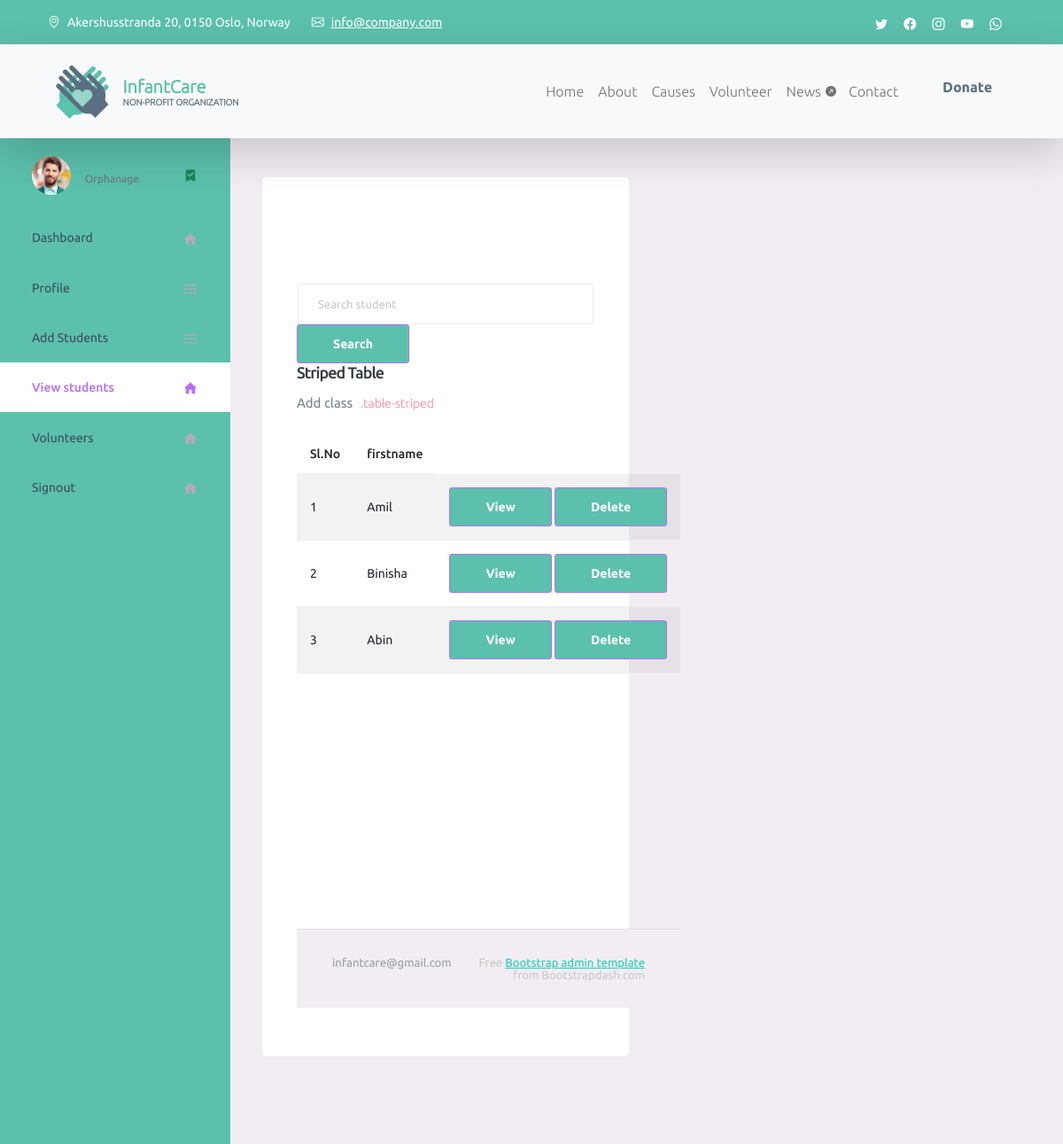
The app's page /InfantCare/view_student3.php, older data.
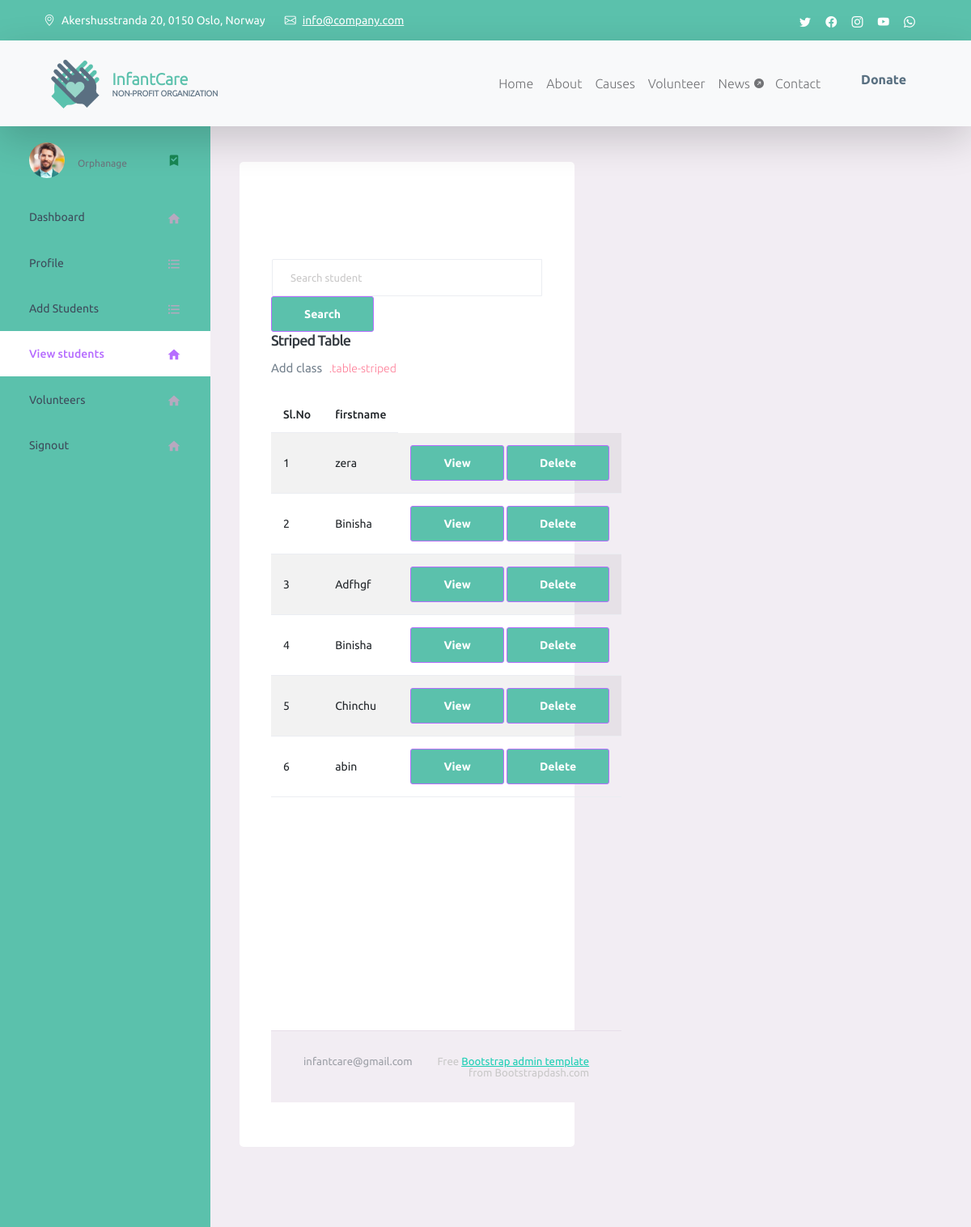
The same page, newer data.
### tables this page shows
CREATE TABLE `student` (
  `id` int(30) NOT NULL,
  `firstname` varchar(50) NOT NULL,
  `lastname` varchar(50) NOT NULL,
  `age` int(30) NOT NULL,
  `gender` varchar(50) NOT NULL,
  `orpanage_id` varchar(200) NOT NULL,
  `photo` varchar(50) NOT NULL
);

### InfantCare/view_student3.php (the view, shortened to what this page needs)
<!DOCTYPE html>
<?php
require_once 'config.php';
  include "o.php";?>
<html lang="en">
  <head>
    <link rel="stylesheet" href="assets/vendors/mdi/css/materialdesignicons.min.css">
    <link rel="stylesheet" href="assets/vendors/css/vendor.bundle.base.css">
    <link rel="stylesheet" href="assets/css/style.css">
  </head>
  <body>
              </div>
                 <div class="card">
                  <div class="card-body">
            <div class="input-group">
                <input type="text" id="searchInput" class="form-control" placeholder="Search student" onkeyup="searchstudent()">
                <div class="input-group-append">
                    <button class="btn btn-primary" type="button">Search</button>
                    <h4 class="card-title">Striped Table</h4>
                    <p class="card-description"> Add class <code>.table-striped</code>
                    </p>
                <table class="table table-striped">
  <thead>
    <tr>
      <th>Sl.No</th>
      <th>firstname</th>
  </thead>
  <tbody>
    <?php
$result = mysqli_query($con, "SELECT * FROM `student` ") or die("error");
$c = 0;
while ($row = $result->fetch_assoc()) {
    $firstname = $row["firstname"];
    $student_id = $row["id"];
    $c++;
?>
    <tr>
        <td><?php echo $c; ?></td>
        <td><?php echo $firstname; ?></td>
        <td>
            <a href="student_view.php?id=<?php echo $student_id; ?>" class="btn btn-primary">View</a>
            <a href="delete_student.php?id=<?php echo $student_id; ?>" class="btn btn-primary">Delete</a>
        </td>
    </tr>
<?php
}
?>
  </tbody>
</table>
        <br><br><br><br><br><br><br><br><br><br><br><br>
        <br><br>
        <br><br>
          <footer class="footer">
            <div class="container-fluid d-flex justify-content-between">
              <span class="text-muted d-block text-center text-sm-start d-sm-inline-block">infantcare@gmail.com</span>
              <span class="float-none float-sm-end mt-1 mt-sm-0 text-end"> Free <a href="https://www.bootstrapdash.com/bootstrap-admin-template/" target="_blank">Bootstrap admin template</a> from Bootstrapdash.com</span>
            </div>
          </footer>
        </div>
      </div>
    </div>
  </body>
</html>

### InfantCare/o.php (shortened to what this page needs)
<!DOCTYPE html>
<?php
  include "header.php";?>
<html lang="en">
  <head>
    <link rel="stylesheet" href="assets/vendors/mdi/css/materialdesignicons.min.css">
    <link rel="stylesheet" href="assets/vendors/css/vendor.bundle.base.css">
    <link rel="stylesheet" href="assets/css/style.css">
  </head>
  <body>
      <div class="container-fluid page-body-wrapper">
        <nav class="sidebar sidebar-offcanvas" id="sidebar">
          <ul class="nav">
            <li class="nav-item nav-profile">
              <a href="#" class="nav-link">
                <div class="nav-profile-image">
                  <img src="assets/images/faces/face1.jpg" alt="profile">
                </div>
                <div class="nav-profile-text d-flex flex-column">
                  <span class="text-secondary text-small">Orphanage</span>
                </div>
                <i class="mdi mdi-bookmark-check text-success nav-profile-badge"></i>
              </a>
            </li>
            <li class="nav-item">
              <a class="nav-link" href="orphanage.php">
                <span class="menu-title">Dashboard</span>
                <i class="mdi mdi-home menu-icon"></i>
              </a>
            </li>
            <li class="nav-item ">
              <a class="nav-link" href="orphanage_dashboard.php">
                <span class="menu-title">Profile</span>
                <i class="mdi mdi-format-list-bulleted menu-icon"></i>
              </a>
            </li>
            <li class="nav-item ">
              <a class="nav-link" href="add_student3.php">
                <span class="menu-title">Add Students</span>
                <i class="mdi mdi-format-list-bulleted menu-icon"></i>
              </a>
            </li>
            <li class="nav-item">
              <a class="nav-link" href="view_student3.php">
                <span class="menu-title">View students</span>
                <i class="mdi mdi-home menu-icon"></i>
              </a>
            </li>
            <li class="nav-item">
              <a class="nav-link" href="view_application.php">
                <span class="menu-title">Volunteers</span>
                <i class="mdi mdi-home menu-icon"></i>
              </a>
            </li>
            <li class="nav-item">
              <a class="nav-link" href="Logout.php">
                <span class="menu-title">Signout</span>
                <i class="mdi mdi-home menu-icon"></i>
              </a>
              </li>
          </ul>
        </nav>
        <div class="main-panel">
          <div class="content-wrapper">
             <div class="row">
               <div class="col-6 grid-margin stretch-card">
                 <div class="card">
                  <div class="card-body">

### InfantCare/header.php (shortened to what this page needs)
<!doctype html>
<html lang="en">
<head>
    <link href="css/bootstrap.min.css" rel="stylesheet">
    <link href="css/bootstrap-icons.css" rel="stylesheet">
    <link href="css/templatemo-kind-heart-charity.css" rel="stylesheet">
</head>
<body id="section_1">
    <header class="site-header">
        <div class="container">
            <div class="row">
                <div class="col-lg-8 col-12 d-flex flex-wrap">
                    <p class="d-flex me-4 mb-0">
                        <i class="bi-geo-alt me-2"></i>
                        Akershusstranda 20, 0150 Oslo, Norway
                    </p>
                    <p class="d-flex mb-0">
                        <i class="bi-envelope me-2"></i>
                        <a href="mailto:info@company.com">
                            info@company.com
                        </a>
                    </p>
                </div>
                <div class="col-lg-3 col-12 ms-auto d-lg-block d-none">
                    <ul class="social-icon">
                        <li class="social-icon-item">
                            <a href="#" class="social-icon-link bi-twitter"></a>
                        </li>
                        <li class="social-icon-item">
                            <a href="#" class="social-icon-link bi-facebook"></a>
                        </li>
                        <li class="social-icon-item">
                            <a href="#" class="social-icon-link bi-instagram"></a>
                        </li>
                        <li class="social-icon-item">
                            <a href="#" class="social-icon-link bi-youtube"></a>
                        </li>
                        <li class="social-icon-item">
                            <a href="#" class="social-icon-link bi-whatsapp"></a>
                        </li>
                    </ul>
                </div>
            </div>
        </div>
    </header>
    <nav class="navbar navbar-expand-lg bg-light shadow-lg header-navbar">
        <div class="container">
            <a class="navbar-brand" href="index.html">
                <img src="images/logo.png" class="logo img-fluid" alt="Kind Heart Charity">
                <span>
                    InfantCare
                    <small>Non-profit Organization</small>
                </span>
            </a>
            <div class="collapse navbar-collapse" id="navbarNav">
                <ul class="navbar-nav ms-auto">
                     <li class="nav-item">
                        <a class="nav-link click-scroll" href="index.php">Home</a>
                    </li>
                    <li class="nav-item">
                        <a class="nav-link click-scroll" href="#section_2">About</a>
                    </li>
                    <li class="nav-item">
                        <a class="nav-link click-scroll" href="#section_3">Causes</a>
                    </li>
                    <li class="nav-item">
                        <a class="nav-link click-scroll" href="#section_4">Volunteer</a>
                    </li>
                    <li class="nav-item dropdown">
                        <a class="nav-link click-scroll dropdown-toggle" href="#section_5"
                            id="navbarLightDropdownMenuLink" role="button" data-bs-toggle="dropdown"
                            aria-expanded="false">News</a>
                    </li>
                    <li class="nav-item">
                        <a class="nav-link click-scroll" href="#section_6">Contact</a>
                    </li>
                    <li class="nav-item ms-3">
                        <a class="nav-link custom-btn custom-border-btn btn" href="donate.php">Donate</a>
                    </li>
                </ul>
            </div>
        </div>
    </nav>
    </html>

### InfantCare/css/templatemo-kind-heart-charity.css (style rules this page uses)
:root { --white-color: #ffffff; --primary-color: #5bc1ac; --secondary-color: #5a6f80; --section-bg-color: #f0f8ff; --site-footer-bg-color: #44525d; --custom-btn-bg-color: #597081; --custom-btn-bg-hover-color: #5bc1ac; --dark-color: #000000; --p-color: #717275; --border-color: #e9eaeb; --body-font-family: 'Metropolis', sans-serif; --h1-font-size: 52px; --h2-font-size: 46px; --h3-font-size: 32px; --h4-font-size: 28px; --h5-font-size: 24px; --h6-font-size: 22px; --p-font-size: 16px; --btn-font-size: 18px; --copyright-font-size: 14px; --border-radius-large: 100px; --border-radius-medium: 20px; --border-radius-small: 10px; --font-weight-light: 300; --font-weight-normal: 400; --font-weight-semibold: 600; --font-weight-bold: 700; }
body { background-color: var(--white-color); font-family: var(--body-font-family); }
h2, h3, h4, h5, h6 { color: var(--dark-color); }
h1, h2, h3, h4, h5, h6 { font-weight: var(--font-weight-semibold); letter-spacing: -1px; }
h4 { font-size: var(--h4-font-size); }
p { color: var(--p-color); font-size: var(--p-font-size); font-weight: var(--font-weight-light); }
ul li { color: var(--p-color); font-size: var(--p-font-size); font-weight: var(--font-weight-normal); }
a, button { touch-action: manipulation; transition: all 0.3s; }
a { color: var(--p-color); text-decoration: none; }
.custom-btn { background: var(--secondary-color); border: 2px solid transparent; border-radius: var(--border-radius-large); color: var(--white-color); font-size: var(--btn-font-size); font-weight: var(--font-weight-normal); line-height: normal; padding: 15px 25px; }
.navbar-expand-lg .navbar-nav .nav-link.custom-btn { color: var(--custom-btn-bg-color); margin-top: 8px; padding: 12px 25px; }
.custom-border-btn { background: transparent; border: 2px solid var(--custom-btn-bg-color); color: var(--primary-color); }
.navbar { background: var(--white-color); z-index: 9; padding-top: 0; padding-bottom: 0; }
.navbar-brand { color: var(--primary-color); font-size: var(--h6-font-size); font-weight: var(--font-weight-bold); }
.navbar-brand span { display: inline-block; vertical-align: middle; }
.navbar-brand small { color: var(--secondary-color); display: block; font-size: 10px; line-height: normal; text-transform: uppercase; }
.logo { width: 80px; height: auto; }
.navbar-expand-lg .navbar-nav .nav-link { margin-right: 0; margin-left: 0; padding: 20px; }
.navbar-nav .nav-link { display: inline-block; color: var(--p-color); font-size: var(--p-font-size); font-weight: var(--font-weight-medium); position: relative; padding-top: 15px; padding-bottom: 15px; }
.dropdown-toggle::after { content: "\f282"; display: inline-block; font-family: bootstrap-icons !important; font-size: var(--copyright-font-size); font-style: normal; font-weight: normal !important; font-variant: normal; text-transform: none; line-height: 1; vertical-align: -.125em; -webkit-font-smoothing: antialiased; -moz-osx-font-smoothing: grayscale; position: relative; left: 2px; border: 0; }
.site-header { background: var(--primary-color); padding-top: 15px; padding-bottom: 10px; }
.site-header p, .site-header p a, .site-header .social-icon-link { color: var(--white-color); font-size: var(--copyright-font-size); }
.site-header .social-icon { text-align: right; }
.site-header .social-icon-link { background: transparent; width: inherit; height: inherit; line-height: inherit; margin-right: 15px; }
.social-icon { margin: 0; padding: 0; }
.social-icon-item { list-style: none; display: inline-block; vertical-align: top; }
.social-icon-link { background: var(--site-footer-bg-color); border-radius: var(--border-radius-large); color: var(--white-color); font-size: var(--copyright-font-size); display: block; margin-right: 5px; text-align: center; width: 35px; height: 35px; line-height: 38px; }

### InfantCare/header.php (style rules this page uses)
.site-header, .header-navbar { z-index: 1000; position: relative; }

### InfantCare/o.php (style rules this page uses)
#sidebar { background-color: #5bc1ac; }
.container-fluid.page-body-wrapper { background-color: #5bc1ac; }
.nav-item.active .nav-link .menu-title { color: red; }

### InfantCare/view_student3.php (style rules this page uses)
#sidebar { background-color: #5bc1ac; }
.container-fluid.page-body-wrapper { background-color: #5bc1ac; }
.btn-primary { background-color: #5bc1ac; }
.card { display: block; margin-bottom: 15px; }

Row changes from the older to the newer data that the page shows:
removed student: firstname "Amil"
removed student: firstname "Abin"
added student: firstname "zera"
added student: firstname "Adfhgf"
added student: firstname "Binisha"
added student: firstname "Chinchu"
added student: firstname "abin"
